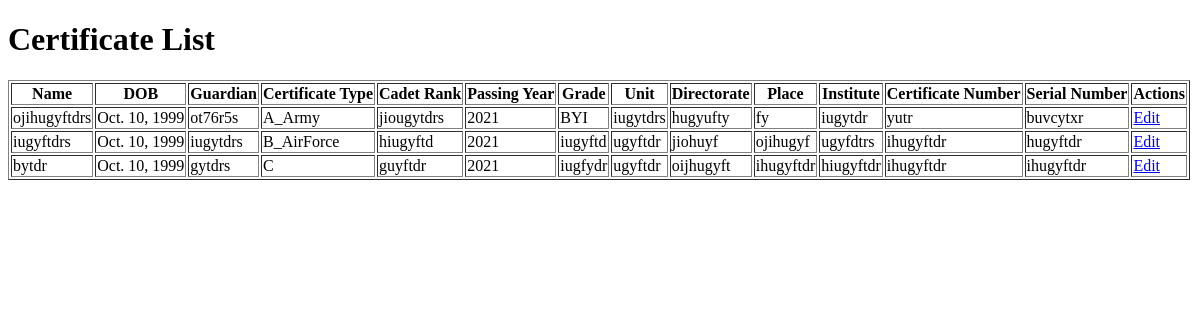
The app's page /cert/, older data.
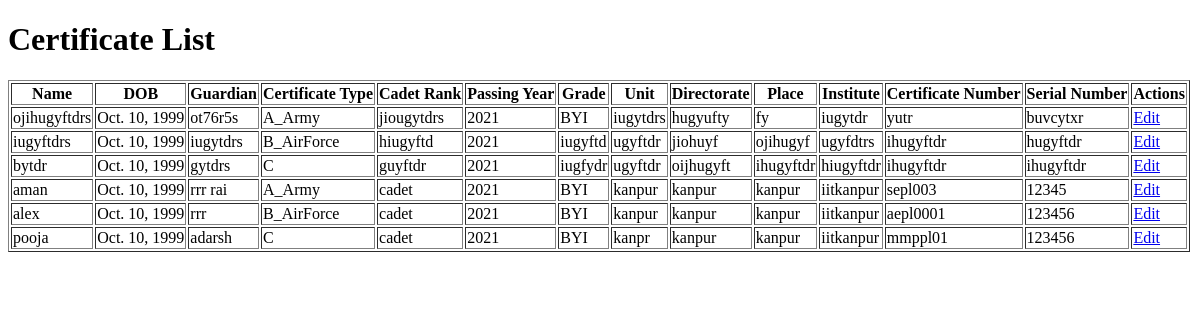
The same page, newer data.
### mainapp/models.py (models this page shows, shortened)
class Certificate(models.Model):
    CERTIFICATE_TYPE_CHOICES = [
        ('A_Army', 'A Army'),
        ('A_AirForce', 'A AirForce'),
        ('A_Navy', 'A Navy'),
        ('B_AirForce', 'B AirForce'),
        ('B_Army', 'B Army'),
        ('B_Navy', 'B Navy'),
        ('C_Army', 'C Army'),
    ]
    Name = models.CharField(max_length=100, null=True, blank=True)
    DOB = models.DateField(null=True, blank=True)
    Guardian = models.CharField(max_length=100, null=True, blank=True)
    CertificateType = models.CharField(max_length=20, choices=CERTIFICATE_TYPE_CHOICES, null=True, blank=True)
    CadetRank = models.CharField(max_length=20, null=True, blank=True)
    PassingYear = models.IntegerField(null=True, blank=True)
    Grade = models.CharField(max_length=10, null=True, blank=True)
    Unit = models.CharField(max_length=50, null=True, blank=True)
    Directorate = models.CharField(max_length=50, null=True, blank=True)
    Place = models.CharField(max_length=100, null=True, blank=True)
    Institute = models.CharField(max_length=100, null=True, blank=True)
    certificate_number = models.CharField(max_length=50, null=True, blank=True)
    serial_number = models.CharField(max_length=50, null=True, blank=True)
    user_image = models.ImageField(upload_to='media/', null=True, blank=True)
    qr_code = models.ImageField(upload_to='qr_codes/', blank=True)
    final_certificate = models.ImageField(upload_to='media/certificates/', null=True, blank=True)
    is_duplicate = models.BooleanField(default=False)
    reviewer_ceo = models.ForeignKey('auth.User', related_name='ceo_reviews', on_delete=models.SET_NULL, null=True, blank=True)
    reviewer_register_head = models.ForeignKey('auth.User', related_name='register_head_reviews', on_delete=models.SET_NULL, null=True, blank=True)
    reviewer_staff = models.ForeignKey('auth.User', related_name='staff_reviews', on_delete=models.SET_NULL, null=True, blank=True)
    ceo_review_status = models.BooleanField(null=True, blank=True)
    register_head_review_status = models.BooleanField(null=True, blank=True)
    staff_review_status = models.BooleanField(null=True, blank=True)
    signature_image = models.ImageField(upload_to='signatures/', null=True, blank=True)
    def __str__(self):
        return self.Name

### mainapp/views.py (the view)
# urls.py: path('cert/', certhome, name='cert'),
def certhome(request):
    fm=Certificate.objects.all()
    print(fm)
    return render(request,"certhome.html",{"fm":fm})

### mainapp/templates/certhome.html (shortened to what this page needs)
<!DOCTYPE html>
<html>
<head>
</head>
<body>
    <h1>Certificate List</h1>
    <table border="1">
        <thead>
            <tr>
                <th>Name</th>
                <th>DOB</th>
                <th>Guardian</th>
                <th>Certificate Type</th>
                <th>Cadet Rank</th>
                <th>Passing Year</th>
                <th>Grade</th>
                <th>Unit</th>
                <th>Directorate</th>
                <th>Place</th>
                <th>Institute</th>
                <th>Certificate Number</th>
                <th>Serial Number</th>
                <th>Actions</th>
            </tr>
        </thead>
        <tbody>
            {% for certificate in fm %}
            <tr>
                <td>{{ certificate.Name }}</td>
                <td>{{ certificate.DOB }}</td>
                <td>{{ certificate.Guardian }}</td>
                <td>{{ certificate.CertificateType }}</td>
                <td>{{ certificate.CadetRank }}</td>
                <td>{{ certificate.PassingYear }}</td>
                <td>{{ certificate.Grade }}</td>
                <td>{{ certificate.Unit }}</td>
                <td>{{ certificate.Directorate }}</td>
                <td>{{ certificate.Place }}</td>
                <td>{{ certificate.Institute }}</td>
                <td>{{ certificate.certificate_number }}</td>
                <td>{{ certificate.serial_number }}</td>
                <td><a href="{% url 'edit_student_detail' certificate.studentdetail.id %}">Edit</a></td>
            </tr>
            {% endfor %}
        </tbody>
    </table>
</body>
</html>

Row changes from the older to the newer data that the page shows:
added Certificate: Name "aman", DOB "Oct. 10, 1999", Guardian "rrr rai", CertificateType "A_Army", CadetRank "cadet", PassingYear "2021", Grade "BYI", Unit "kanpur", Directorate "kanpur", Place "kanpur", Institute "iitkanpur", certificate_number "sepl003", serial_number "12345"
added Certificate: Name "alex", DOB "Oct. 10, 1999", Guardian "rrr", CertificateType "B_AirForce", CadetRank "cadet", PassingYear "2021", Grade "BYI", Unit "kanpur", Directorate "kanpur", Place "kanpur", Institute "iitkanpur", certificate_number "aepl0001", serial_number "123456"
added Certificate: Name "pooja", DOB "Oct. 10, 1999", Guardian "adarsh", CertificateType "C", CadetRank "cadet", PassingYear "2021", Grade "BYI", Unit "kanpr", Directorate "kanpur", Place "kanpur", Institute "iitkanpur", certificate_number "mmppl01", serial_number "123456"
